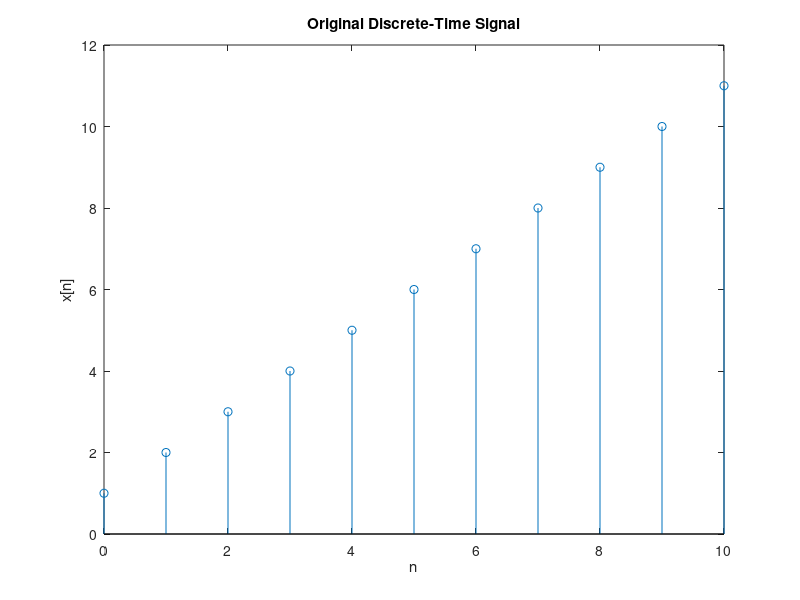

Write MATLAB code to recreate this figure. (Note: this script raises an error after producing the figure.)
%EX_1
% Define the time range and sampling interval
t = -10:0.01:10;
% Define the original continuous-time signal
x = sin(t);
% Plot the original continuous-time signal
plot(t, x);
xlabel('Time');
ylabel('Amplitude');
title('Original Continuous-Time Signal');
%%%%
% Define the time range and sampling interval
t = -10:0.01:10;
% Define the original continuous-time signal
x = sin(t);
% Define the time shift amount
t_shift = 2;
% Create the time-shifted signal
x_shift = sin(t - t_shift);
% Plot the time-shifted signal
plot(t, x_shift);
xlabel('Time');
ylabel('Amplitude');
title('Time-Shifted Continuous-Time Signal');
%%%%%
% Define the time range and sampling interval
t = -10:0.01:10;
% Define the original continuous-time signal
x = sin(t);
% Define the scaling factor
a = 2;
% Create the scaled signal
x_scaled = a*sin(t);
% Plot the scaled signal
plot(t, x_scaled);
xlabel('Time');
ylabel('Amplitude');
title('Scaled Continuous-Time Signal');
%%%%%%
% Define the time range and sampling interval
t = -10:0.01:10;
% Define the original continuous-time signal
x = sin(t);
% Create the reversed signal
x_reversed = fliplr(x);
% Plot the reversed signal
plot(t, x_reversed);
xlabel('Time');
ylabel('Amplitude');
title('Reversed Continuous-Time Signal');
%Ex_2
% Define the original signal
n = 0:10;
x = [1 2 3 4 5 6 7 8 9 10 11];
% Plot the original signal
stem(n, x)
title('Original Discrete-Time Signal')
xlabel('n')
ylabel('x[n]')
%%%%
% Define the original signal
n = 0:10;
x = [1 2 3 4 5 6 7 8 9 10 11];
% Define the time shift
k = 3;
% Create the time-shifted signal
x_shifted = x((1+k):end);
% Plot the time-shifted signal
stem(n, x_shifted)
title('Time-Shifted Discrete-Time Signal')
xlabel('n')
ylabel('x[n-k]')
%%%%
% Define the original signal
n = 0:10;
x = [1 2 3 4 5 6 7 8 9 10 11];
% Define the scaling factor
a = 2;
% Create the scaled signal
x_scaled = a*x;
% Plot the scaled signal
stem(n, x_scaled)
title('Scaled Discrete-Time Signal')
xlabel('n')
ylabel('a*x[n]')
%%%%%
% Define the original signal
n = 0:10;
x = [1 2 3 4 5 6 7 8 9 10 11];
% Create the reversed signal
x_reversed = fliplr(x);
% Plot the reversed signal
stem(n, x_reversed)
title('Reversed Discrete-Time Signal')
xlabel('n')
ylabel('x[-n]')
